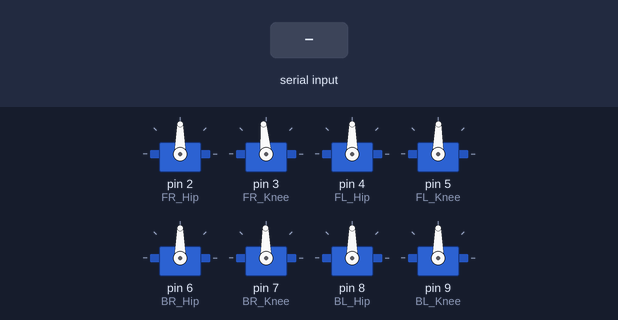
Recording of a sketch running on a simulated Arduino Uno, built with avr-gcc and run on an emulated ATmega328P. On the bench: 8 × servo. The inputs (shaded band) are chosen by the test bench.

Above: at 1.5 s.
1.6 s: "H" received over Serial
4.6 s: "F" received over Serial
At 6.28 s:
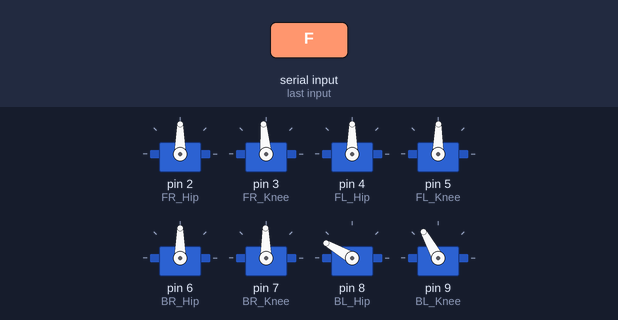
7.6 s: "D" received over Serial
At 8.1 s:
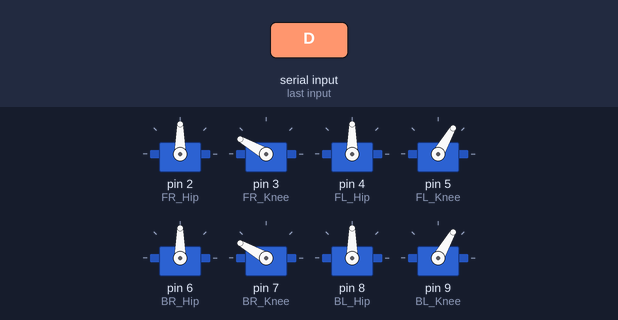
9.1 s: "B" received over Serial
At 10.9 s:
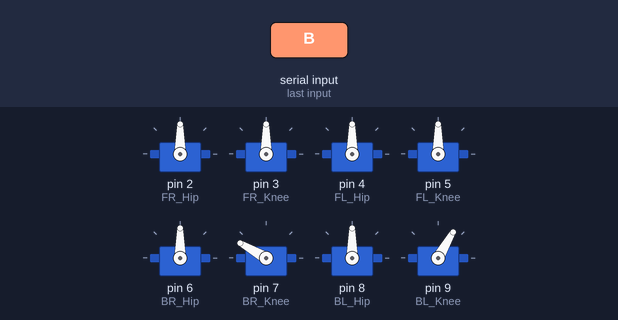
11.3 s: "Y" received over Serial
At 12.5 s:
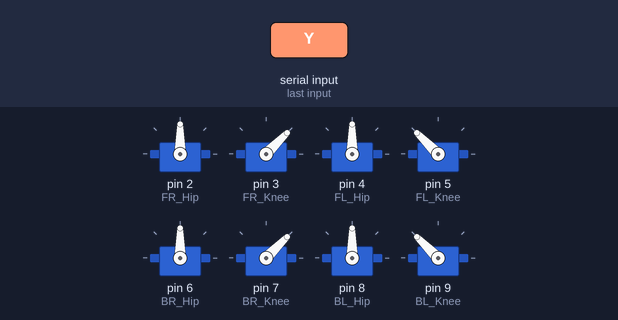
12.8 s: "L" received over Serial
At 13.7 s:
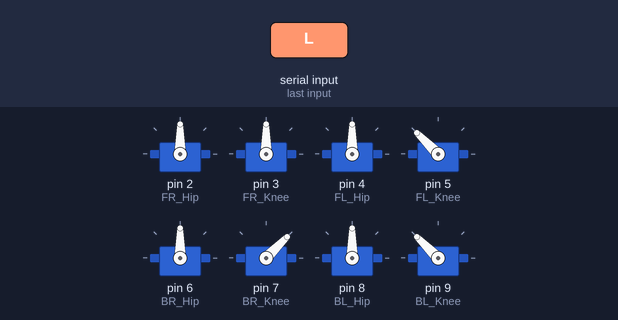
Timing chart, 0 to 15.3 s (numbered marks = the images above; inputs shaded):
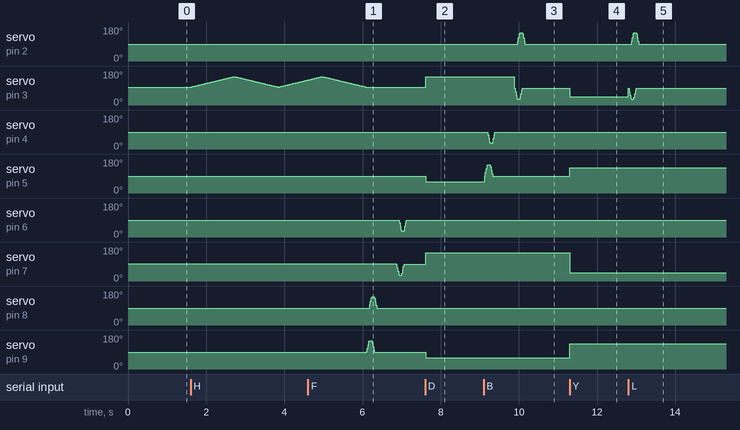

The sketch:

Spider_Bot_Control.ino
```cpp
#include <Servo.h>

Servo FR_Hip, FR_Knee;
Servo FL_Hip, FL_Knee;
Servo BR_Hip, BR_Knee;
Servo BL_Hip, BL_Knee;

#define t 1
char cmd;

void setup() {
  Serial.begin(9600);

  FR_Hip.attach(2);
  FR_Knee.attach(3);

  FL_Hip.attach(4);
  FL_Knee.attach(5);

  BR_Hip.attach(6);
  BR_Knee.attach(7);

  BL_Hip.attach(8);
  BL_Knee.attach(9);

  FR_Hip.write(90); FR_Knee.write(95);
  FL_Hip.write(90); FL_Knee.write(89);
  BR_Hip.write(90); BR_Knee.write(91);
  BL_Hip.write(90); BL_Knee.write(90);

  delay(300);
}

void loop() {

  if (Serial.available()) {
    cmd = Serial.read();
  }

  // ===================== Forward =====================
  if (cmd == 'F') {
  // Back Left
    for (int i = 90; i <= 150; i++) {
      BL_Knee.write(i);
      delay(t);
    }
    for (int i = 90; i <= 150; i++) {
      BL_Hip.write(i);
      delay(t);
    }
    for (int i = 150; i >= 90; i--) {
      BL_Knee.write(i);
      delay(t);
    }
    for (int i = 150; i >= 90; i--) {
      BL_Hip.write(i);
      delay(t);
    }
    delay(500);
    // Back Right
    for (int i = 90; i >= 30; i--) {
      BR_Knee.write(i);
      delay(t);
    }
    for (int i = 90; i >= 30; i--) {
      BR_Hip.write(i);
      delay(t);
    }
    for (int i = 30; i <= 90; i++) {
      BR_Knee.write(i);
      delay(t);
    }
    for (int i = 30; i <= 90; i++) {
      BR_Hip.write(i);
      delay(t);
    }


delay(500);
    cmd = '\0';
  }

  // ===================== Backward =====================
  if (cmd == 'B') {
 // Front Left
    for (int i = 90; i <= 150; i++) {
      FL_Knee.write(i);
      delay(t);
    }
    for (int i = 90; i >= 30; i--) {
      FL_Hip.write(i);
      delay(t);
    }
    for (int i = 150; i >= 90; i--) {
      FL_Knee.write(i);
      delay(t);
    }
    for (int i = 30; i <= 90; i++) {
      FL_Hip.write(i);
      delay(t);
    }
delay(500);
    // Front Right
    for (int i = 90; i >= 30; i--) {
      FR_Knee.write(i);
      delay(t);
    }
    for (int i = 90; i <= 150; i++) {
      FR_Hip.write(i);
      delay(t);
    }
    for (int i = 30; i <= 90; i++) {
      FR_Knee.write(i);
      delay(t);
    }
    for (int i = 150; i >= 90; i--) {
      FR_Hip.write(i);
      delay(t);
    }
    delay(500);
      cmd = '\0';

  }
if (cmd == 'L') {

    //  lift
    for (int i = 90; i >= 30; i--) {
      FR_Knee.write(i);
      delay(t);
    }
    for (int i = 90; i <= 150; i++) {
      FR_Hip.write(i);
      delay(t);
    }
    for (int i = 30; i <= 90; i++) {
      FR_Knee.write(i);
      delay(t);
    }
    for (int i = 150; i >= 90; i--) {
      FR_Hip.write(i);
      delay(t);
    }
    delay(500);
    cmd = '\0';

}
if (cmd == 'R')
{
   //  right
    for (int i = 90; i <= 150; i++) {
      FL_Knee.write(i);
      delay(t);
    }
    for (int i = 90; i >= 30; i--) {
      FL_Hip.write(i);
      delay(t);
    }
    for (int i = 150; i >= 90; i--) {
      FL_Knee.write(i);
      delay(t);
    }
    for (int i = 30; i <= 90; i++) {
      FL_Hip.write(i);
      delay(t);
    }
    delay(500);
     cmd = '\0';

 }
if (cmd == 'D')
{
       FL_Knee.write(60);
       FR_Knee.write(150);
       BR_Knee.write(150);
       BL_Knee.write(60);
       delay(500);
  }
  if (cmd == 'U')
{
       FL_Knee.write(90);
       FR_Knee.write(90);
       BR_Knee.write(90);
       BL_Knee.write(90);
       delay(500);
  }
   if (cmd == 'Y')
{
       FL_Knee.write(135);
       FR_Knee.write(45);
       BR_Knee.write(45);
       BL_Knee.write(135);
       delay(500);
  }
  if (cmd == 'H')
{
  FR_Hip.write(90); FR_Knee.write(95);

  FL_Hip.write(90); FL_Knee.write(89);

  BR_Hip.write(90); BR_Knee.write(91);

  BL_Hip.write(90); BL_Knee.write(90);

  for (int i = 95; i <= 150; i++) {
      FR_Knee.write(i);
      delay(20);
    }
 for (int i = 150; i >= 95; i--) {
      FR_Knee.write(i);
      delay(20);
    }
  for (int i = 95; i <= 150; i++) {
      FR_Knee.write(i);
      delay(20);
    }
 for (int i = 150; i >= 95; i--) {
      FR_Knee.write(i);
      delay(20);
    }
         cmd = '\0';


  }

if (cmd == 'J')
{
       FL_Knee.write(60);
       delay(500);
       FR_Knee.write(150);
       delay(500);
       BR_Knee.write(150);
       delay(500);
       BL_Knee.write(60);
       delay(1500);
       FL_Knee.write(135);
       delay(500);
       FR_Knee.write(45);
       delay(500);
       BR_Knee.write(45);
       delay(500);
       BL_Knee.write(135);
       delay(1500);


 FR_Hip.write(90); FR_Knee.write(95);
 delay(500);
  FL_Hip.write(90); FL_Knee.write(89);
  delay(500);
  BR_Hip.write(90); BR_Knee.write(91);
  delay(500);
  BL_Hip.write(90); BL_Knee.write(90);
  delay(500);

  }

}
```

Measured:
- after the input at 4.6 s, servo on pin 6 (BR_Hip): 90° → 30° after 2.3 s, → 90° 0.12 s later; servo on pin 8 (BL_Hip): 90° → 150° after 1.6 s, → 90° 0.12 s later; servo on pin 9 (BL_Knee): rises from 90° to 150° in 0.08 s, then falls to 90° in 0.12 s
- after the input at 7.6 s, servo on pin 3 (FR_Knee): 95° → 150° at once; servo on pin 5 (FL_Knee): 89° → 60° at once; servo on pin 7 (BR_Knee): 90° → 150° at once; servo on pin 9 (BL_Knee): 90° → 60° at once
- after the input at 9.1 s, servo on pin 2 (FR_Hip): 90° → 150° after 0.87 s, → 90° 0.12 s later; servo on pin 4 (FL_Hip): 90° → 30° after 0.11 s, → 90° 0.12 s later; servo on pin 5 (FL_Knee): rises from 60° to 150° in 0.08 s, then falls to 90° in 0.12 s
- after the input at 11.3 s, servo on pin 3 (FR_Knee): 90° → 45° at once; servo on pin 5 (FL_Knee): 90° → 135° at once; servo on pin 7 (BR_Knee): 150° → 45° at once; servo on pin 9 (BL_Knee): 60° → 135° at once
- after the input at 12.8 s, servo on pin 2 (FR_Hip): 90° → 150° after 0.08 s, → 90° 0.12 s later
- by itself, servo on pin 3 (FR_Knee): rises from 132° to 150° in 0.34 s, then falls to 95° in 1.1 s
